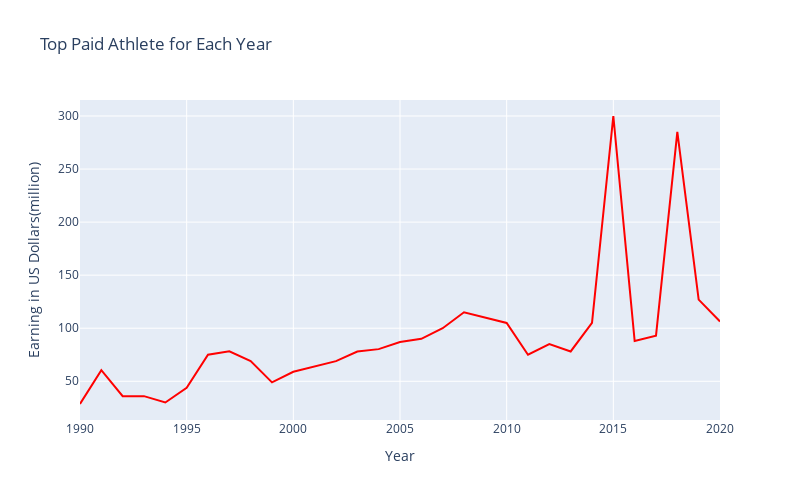

Notebook code cell kept with this figure:
### Code cell
trace = go.Scatter(
                    x = Top_paid_each_year['Year'],
                    y = Top_paid_each_year['Pay'] ,
                    orientation='v',
                    marker = dict(color='red',
                                 line=dict(color='royalblue',width=2)),
                    )
df = [trace]
layout = go.Layout(title='Top Paid Athlete for Each Year',width=800, height=500, 
                       xaxis= dict(title='Year'),
                       yaxis=dict(title="Earning in US Dollars(million)"),
                       showlegend=False)
fig = go.Figure(data = df, layout = layout)
fig.show()

### Figure 1 — Plotly figure (JSON) as saved in the notebook; plotly's stock layout.template omitted (floating-point values rounded to 4 significant figures)
{"data": [{"marker": {"color": "red", "line": {"color": "royalblue", "width": 2}}, "orientation": "v", "type": "scatter", "x": [2020, 2019, 2018, 2017, 2016, 2015, 2014, 2013, 2012, 2011, 2010, 2009, 2008, 2007, 2006, 2005, 2004, 2003, 2002, 2000, 1999, 1998, 1997, 1996, 1995, 1994, 1993, 1992, 1991, 1990], "y": [106.3, 127, 285, 93, 88, 300, 105, 78.1, 85, 75, 105, 110, 115, 100, 90, 87, 80.3, 78, 69, 59, 49, 69, 78.3, 75, 43.9, 30, 36, 35.9, 60.5, 28.6]}], "layout": {"height": 500, "showlegend": false, "title": {"text": "Top Paid Athlete for Each Year"}, "width": 800, "xaxis": {"title": {"text": "Year"}}, "yaxis": {"title": {"text": "Earning in US Dollars(million)"}}}}
